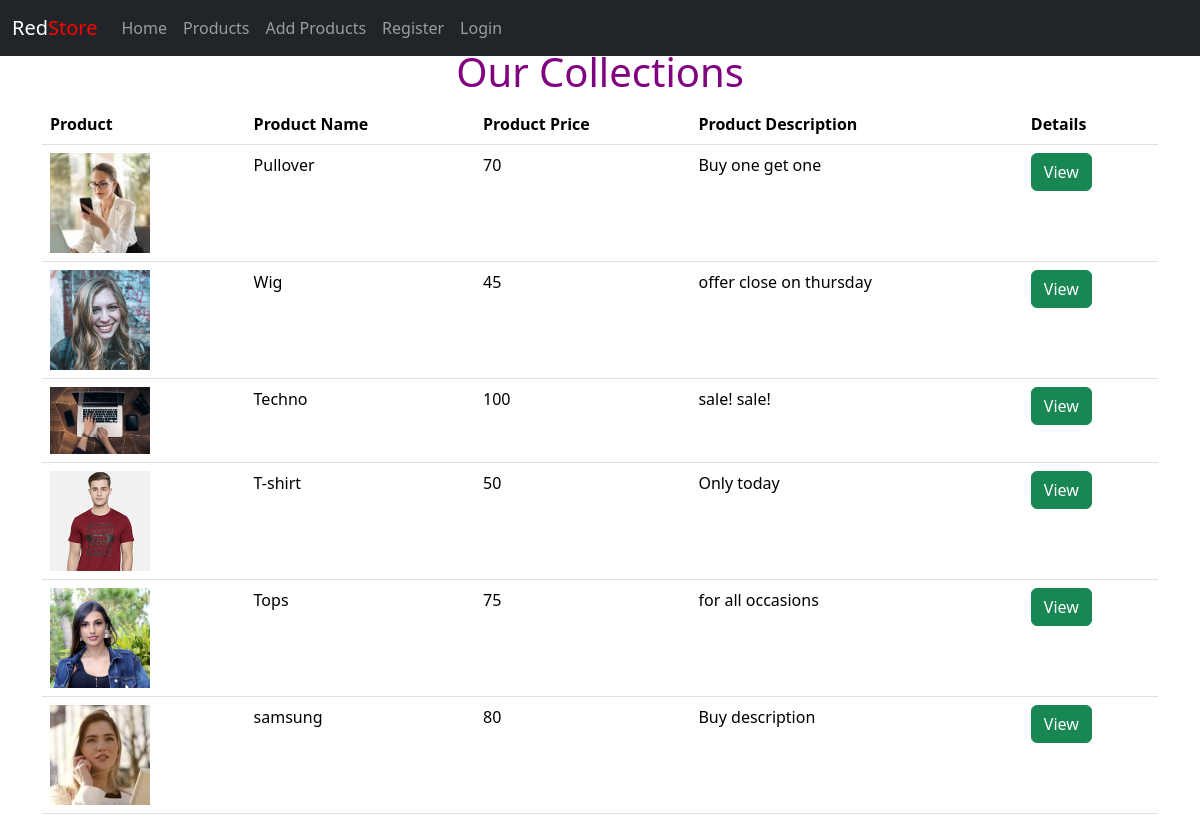
Page /display_products/ on the earlier database version.
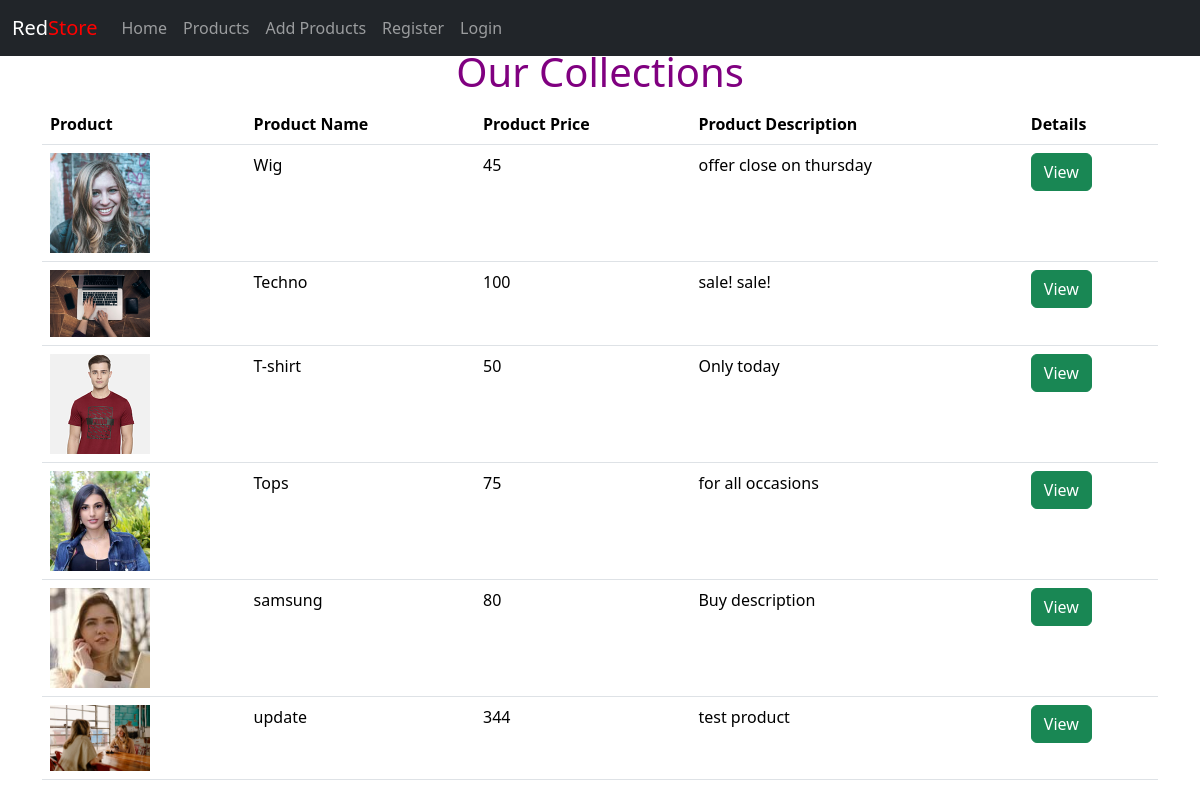
Same page on the later database version.
### product/models.py (models this page shows, shortened)
class Product(models.Model):
    product_name = models.CharField(max_length=200)
    product_price =models.IntegerField()
    product_description = models.TextField(blank=True, null=True)
    product_image = models.ImageField(upload_to='product_images/', default='')

### product/views.py (the view)
# urls.py: path('display_products/', views.display_products, name='display-products'),
def display_products(request):
    products = Product.objects.all()
    return render(request, 'display_products.html',{'products':products})

### product/templates/display_products.html (shortened to what this page needs)
{% extends "layout.html" %}
   {% block content %}
      <center>
      <h1 style="color:purple" class="mb-2">Our Collections</h1>
      <table class="table  table-hover">
         <thead>
          <tr>
              <th>Product </th>
              <th>Product Name</th>
              <th>Product Price</th>
              <th>Product Description</th>
              <th>Details</th>
          </tr>
         </thead>
          <tbody>
          {% for product in products %}
            <tr>
              <td><img src="/media/{{ product.product_image }}" alt="" width=100></td>
                <td>{{ product.product_name }}</td>
              <td>{{ product.product_price }}</td>
              <td>{{ product.product_description }}</td>
                 <td><a href="{% url 'product-details' product.id %}" class="btn btn-success">View</a></td>
            </tr>
          {% endfor %}
          </tbody>
      </table>
      </center>
   {% endblock content %}

Differences in the rows shown:
removed Product: product_image (picture), product_name "Pullover", product_price "70", product_description "Buy one get one"
added Product: product_image (picture), product_name "update", product_price "344", product_description "test product"
